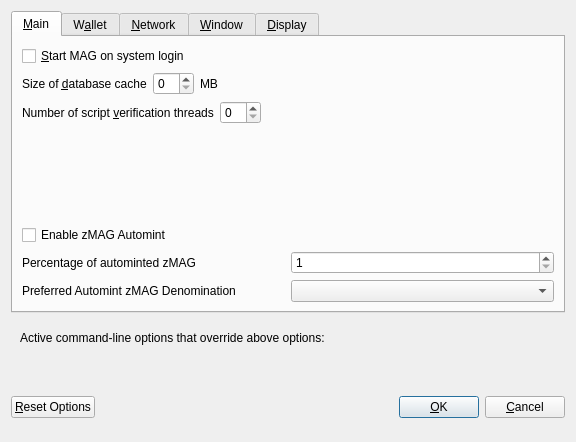
<?xml version="1.0" encoding="UTF-8"?>
<ui version="4.0">
 <class>OptionsDialog</class>
 <widget class="QDialog" name="OptionsDialog">
  <property name="geometry">
   <rect>
    <x>0</x>
    <y>0</y>
    <width>576</width>
    <height>442</height>
   </rect>
  </property>
  <property name="windowTitle">
   <string>Options</string>
  </property>
  <property name="modal">
   <bool>true</bool>
  </property>
  <layout class="QVBoxLayout" name="verticalLayout">
   <item>
    <widget class="QTabWidget" name="tabWidget">
     <property name="currentIndex">
      <number>0</number>
     </property>
     <widget class="QWidget" name="tabMain">
      <attribute name="title">
       <string>&amp;Main</string>
      </attribute>
      <layout class="QVBoxLayout" name="verticalLayout_Main">
       <item>
        <widget class="QCheckBox" name="bitcoinAtStartup">
         <property name="toolTip">
          <string>Automatically start MAG after logging in to the system.</string>
         </property>
         <property name="text">
          <string>&amp;Start MAG on system login</string>
         </property>
        </widget>
       </item>
       <item>
        <layout class="QHBoxLayout" name="horizontalLayout_2_Main">
         <item>
          <widget class="QLabel" name="databaseCacheLabel">
           <property name="text">
            <string>Size of &amp;database cache</string>
           </property>
           <property name="textFormat">
            <enum>Qt::PlainText</enum>
           </property>
           <property name="buddy">
            <cstring>databaseCache</cstring>
           </property>
          </widget>
         </item>
         <item>
          <widget class="QSpinBox" name="databaseCache"/>
         </item>
         <item>
          <widget class="QLabel" name="databaseCacheUnitLabel">
           <property name="text">
            <string>MB</string>
           </property>
           <property name="textFormat">
            <enum>Qt::PlainText</enum>
           </property>
          </widget>
         </item>
         <item>
          <spacer name="horizontalSpacer_2_Main">
           <property name="orientation">
            <enum>Qt::Horizontal</enum>
           </property>
           <property name="sizeHint" stdset="0">
            <size>
             <width>40</width>
             <height>20</height>
            </size>
           </property>
          </spacer>
         </item>
        </layout>
       </item>
       <item>
        <layout class="QHBoxLayout" name="horizontalLayout_3_Main">
         <item>
          <widget class="QLabel" name="threadsScriptVerifLabel">
           <property name="text">
            <string>Number of script &amp;verification threads</string>
           </property>
           <property name="textFormat">
            <enum>Qt::PlainText</enum>
           </property>
           <property name="buddy">
            <cstring>threadsScriptVerif</cstring>
           </property>
          </widget>
         </item>
         <item>
          <widget class="QSpinBox" name="threadsScriptVerif">
           <property name="toolTip">
            <string>(0 = auto, &lt;0 = leave that many cores free)</string>
           </property>
          </widget>
         </item>
         <item>
          <spacer name="horizontalSpacer_3_Main">
           <property name="orientation">
            <enum>Qt::Horizontal</enum>
           </property>
           <property name="sizeHint" stdset="0">
            <size>
             <width>40</width>
             <height>20</height>
            </size>
           </property>
          </spacer>
         </item>
        </layout>
       </item>
       <item>
        <spacer name="verticalSpacer_2">
         <property name="orientation">
          <enum>Qt::Vertical</enum>
         </property>
         <property name="sizeHint" stdset="0">
          <size>
           <width>20</width>
           <height>40</height>
          </size>
         </property>
        </spacer>
       </item>
       <item>
        <widget class="QCheckBox" name="checkBoxZeromintEnable">
         <property name="toolTip">
          <string>Enable automatic minting of MAG units to zMAG</string>
         </property>
         <property name="layoutDirection">
          <enum>Qt::LeftToRight</enum>
         </property>
         <property name="text">
          <string>Enable zMAG Automint</string>
         </property>
        </widget>
       </item>
       <item>
        <layout class="QHBoxLayout" name="horizontalLayout_3">
         <item>
          <widget class="QLabel" name="percentage_label">
           <property name="toolTip">
            <string>Percentage of incoming MAG which get automatically converted to zMAG via Zerocoin Protocol (min: 10%)</string>
           </property>
           <property name="text">
            <string>Percentage of autominted zMAG</string>
           </property>
          </widget>
         </item>
         <item>
          <widget class="QSpinBox" name="zeromintPercentage">
           <property name="minimum">
            <number>1</number>
           </property>
           <property name="maximum">
            <number>100</number>
           </property>
          </widget>
         </item>
        </layout>
       </item>
       <item>
        <layout class="QHBoxLayout" name="horizontalLayout" stretch="0,0">
         <property name="sizeConstraint">
          <enum>QLayout::SetFixedSize</enum>
         </property>
         <item>
          <widget class="QLabel" name="labelPreferredDenom">
           <property name="maximumSize">
            <size>
             <width>16777215</width>
             <height>16777215</height>
            </size>
           </property>
           <property name="toolTip">
            <string>Wait with automatic conversion to Zerocoin until enough MAG for this denomination is available</string>
           </property>
           <property name="text">
            <string>Preferred Automint zMAG Denomination</string>
           </property>
          </widget>
         </item>
         <item>
          <widget class="QComboBox" name="preferredDenom">
           <property name="maximumSize">
            <size>
             <width>16777215</width>
             <height>27</height>
            </size>
           </property>
           <property name="toolTip">
            <string>Wait with automatic conversion to Zerocoin until enough MAG for this denomination is available</string>
           </property>
           <property name="maxVisibleItems">
            <number>9</number>
           </property>
           <property name="maxCount">
            <number>9</number>
           </property>
          </widget>
         </item>
        </layout>
       </item>
      </layout>
     </widget>
     <widget class="QWidget" name="tabWallet">
      <attribute name="title">
       <string>W&amp;allet</string>
      </attribute>
      <layout class="QVBoxLayout" name="verticalLayout_Wallet">
       <item>
        <layout class="QHBoxLayout" name="horizontalLayout_2_Wallet">
         <item>
          <widget class="QLabel" name="labelStakeSplitThresholdText">
           <property name="text">
            <string>Stake split threshold:</string>
           </property>
          </widget>
         </item>
         <item>
          <widget class="QSpinBox" name="spinBoxStakeSplitThreshold">
           <property name="minimum">
            <number>1</number>
           </property>
           <property name="maximum">
            <number>999999</number>
           </property>
          </widget>
         </item>
        </layout>
       </item>
       <item>
        <widget class="QGroupBox" name="groupBox">
         <property name="title">
          <string>Expert</string>
         </property>
         <layout class="QVBoxLayout" name="verticalLayout_2">
          <item>
           <widget class="QCheckBox" name="coinControlFeatures">
            <property name="toolTip">
             <string>Whether to show coin control features or not.</string>
            </property>
            <property name="text">
             <string>Enable coin &amp;control features</string>
            </property>
           </widget>
          </item>
          <item>
           <widget class="QCheckBox" name="showMasternodesTab">
            <property name="toolTip">
             <string>Show additional tab listing all your masternodes in first sub-tab&lt;br/&gt;and all masternodes on the network in second sub-tab.</string>
            </property>
            <property name="text">
             <string>Show Masternodes Tab</string>
            </property>
           </widget>
          </item>
          <item>
           <widget class="QCheckBox" name="showMerchantTab">
            <property name="toolTip">
             <string>Show additional tab for MAG Merchant account management.</string>
            </property>
            <property name="text">
             <string>Show Merchant Tab</string>
            </property>
           </widget>
          </item>
          <item>
           <widget class="QCheckBox" name="spendZeroConfChange">
            <property name="toolTip">
             <string>If you disable the spending of unconfirmed change, the change from a transaction&lt;br/&gt;cannot be used until that transaction has at least one confirmation.&lt;br/&gt;This also affects how your balance is computed.</string>
            </property>
            <property name="text">
             <string>&amp;Spend unconfirmed change</string>
            </property>
           </widget>
          </item>
         </layout>
        </widget>
       </item>
       <item>
        <spacer name="verticalSpacer_Wallet">
         <property name="orientation">
          <enum>Qt::Vertical</enum>
         </property>
         <property name="sizeHint" stdset="0">
          <size>
           <width>20</width>
           <height>40</height>
          </size>
         </property>
        </spacer>
       </item>
      </layout>
     </widget>
     <widget class="QWidget" name="tabNetwork">
      <attribute name="title">
       <string>&amp;Network</string>
      </attribute>
      <layout class="QVBoxLayout" name="verticalLayout_Network">
       <item>
        <widget class="QCheckBox" name="mapPortUpnp">
         <property name="toolTip">
          <string>Automatically open the MAG client port on the router. This only works when your router supports UPnP and it is enabled.</string>
         </property>
         <property name="text">
          <string>Map port using &amp;UPnP</string>
         </property>
        </widget>
       </item>
       <item>
        <widget class="QCheckBox" name="allowIncoming">
         <property name="toolTip">
          <string>Accept connections from outside</string>
         </property>
         <property name="text">
          <string>Allow incoming connections</string>
         </property>
        </widget>
       </item>
       <item>
        <widget class="QCheckBox" name="connectSocks">
         <property name="toolTip">
          <string>Connect to the MAG network through a SOCKS5 proxy.</string>
         </property>
         <property name="text">
          <string>&amp;Connect through SOCKS5 proxy (default proxy):</string>
         </property>
        </widget>
       </item>
       <item>
        <layout class="QHBoxLayout" name="horizontalLayout_1_Network">
         <item>
          <widget class="QLabel" name="proxyIpLabel">
           <property name="text">
            <string>Proxy &amp;IP:</string>
           </property>
           <property name="textFormat">
            <enum>Qt::PlainText</enum>
           </property>
           <property name="buddy">
            <cstring>proxyIp</cstring>
           </property>
          </widget>
         </item>
         <item>
          <widget class="QValidatedLineEdit" name="proxyIp">
           <property name="minimumSize">
            <size>
             <width>140</width>
             <height>0</height>
            </size>
           </property>
           <property name="maximumSize">
            <size>
             <width>140</width>
             <height>16777215</height>
            </size>
           </property>
           <property name="toolTip">
            <string>IP address of the proxy (e.g. IPv4: 127.0.0.1 / IPv6: ::1)</string>
           </property>
          </widget>
         </item>
         <item>
          <widget class="QLabel" name="proxyPortLabel">
           <property name="text">
            <string>&amp;Port:</string>
           </property>
           <property name="textFormat">
            <enum>Qt::PlainText</enum>
           </property>
           <property name="buddy">
            <cstring>proxyPort</cstring>
           </property>
          </widget>
         </item>
         <item>
          <widget class="QLineEdit" name="proxyPort">
           <property name="minimumSize">
            <size>
             <width>55</width>
             <height>0</height>
            </size>
           </property>
           <property name="maximumSize">
            <size>
             <width>55</width>
             <height>16777215</height>
            </size>
           </property>
           <property name="toolTip">
            <string>Port of the proxy (e.g. 9050)</string>
           </property>
          </widget>
         </item>
         <item>
          <spacer name="horizontalSpacer_1_Network">
           <property name="orientation">
            <enum>Qt::Horizontal</enum>
           </property>
           <property name="sizeHint" stdset="0">
            <size>
             <width>40</width>
             <height>20</height>
            </size>
           </property>
          </spacer>
         </item>
        </layout>
       </item>
       <item>
        <spacer name="verticalSpacer_Network">
         <property name="orientation">
          <enum>Qt::Vertical</enum>
         </property>
         <property name="sizeHint" stdset="0">
          <size>
           <width>20</width>
           <height>40</height>
          </size>
         </property>
        </spacer>
       </item>
      </layout>
     </widget>
     <widget class="QWidget" name="tabWindow">
      <attribute name="title">
       <string>&amp;Window</string>
      </attribute>
      <layout class="QVBoxLayout" name="verticalLayout_Window">
       <item>
        <widget class="QCheckBox" name="minimizeToTray">
         <property name="toolTip">
          <string>Show only a tray icon after minimizing the window.</string>
         </property>
         <property name="text">
          <string>&amp;Minimize to the tray instead of the taskbar</string>
         </property>
        </widget>
       </item>
       <item>
        <widget class="QCheckBox" name="minimizeOnClose">
         <property name="toolTip">
          <string>Minimize instead of exit the application when the window is closed. When this option is enabled, the application will be closed only after selecting Quit in the menu.</string>
         </property>
         <property name="text">
          <string>M&amp;inimize on close</string>
         </property>
        </widget>
       </item>
       <item>
        <spacer name="verticalSpacer_Window">
         <property name="orientation">
          <enum>Qt::Vertical</enum>
         </property>
         <property name="sizeHint" stdset="0">
          <size>
           <width>20</width>
           <height>40</height>
          </size>
         </property>
        </spacer>
       </item>
      </layout>
     </widget>
     <widget class="QWidget" name="tabDisplay">
      <attribute name="title">
       <string>&amp;Display</string>
      </attribute>
      <layout class="QVBoxLayout" name="verticalLayout_Display">
       <item>
        <layout class="QHBoxLayout" name="horizontalLayout_1_Display">
         <item>
          <widget class="QLabel" name="langLabel">
           <property name="text">
            <string>User Interface &amp;language:</string>
           </property>
           <property name="textFormat">
            <enum>Qt::PlainText</enum>
           </property>
           <property name="buddy">
            <cstring>lang</cstring>
           </property>
          </widget>
         </item>
         <item>
          <widget class="QValueComboBox" name="lang">
           <property name="toolTip">
            <string>The user interface language can be set here. This setting will take effect after restarting MAG.</string>
           </property>
          </widget>
         </item>
        </layout>
       </item>
       <item>
        <widget class="QLabel" name="label_3">
         <property name="toolTip">
          <string notr="true"/>
         </property>
         <property name="statusTip">
          <string notr="true"/>
         </property>
         <property name="whatsThis">
          <string notr="true"/>
         </property>
         <property name="accessibleName">
          <string notr="true"/>
         </property>
         <property name="text">
          <string>Language missing or translation incomplete? Help contributing translations here:
https://www.transifex.com/mag-project/mag-project-translations</string>
         </property>
         <property name="wordWrap">
          <bool>true</bool>
         </property>
         <property name="openExternalLinks">
          <bool>true</bool>
         </property>
         <property name="textInteractionFlags">
          <set>Qt::TextBrowserInteraction</set>
         </property>
        </widget>
       </item>
       <item>
        <layout class="QHBoxLayout" name="horizontalLayout_4_Display" stretch="0,0">
         <item>
          <widget class="QLabel" name="themeLabel">
           <property name="text">
            <string>User Interface Theme:</string>
           </property>
          </widget>
         </item>
         <item>
          <widget class="QValueComboBox" name="theme"/>
         </item>
        </layout>
       </item>
       <item>
        <widget class="Line" name="line">
         <property name="orientation">
          <enum>Qt::Horizontal</enum>
         </property>
        </widget>
       </item>
       <item>
        <layout class="QHBoxLayout" name="horizontalLayout_2_Display">
         <item>
          <widget class="QLabel" name="unitLabel">
           <property name="text">
            <string>&amp;Unit to show amounts in:</string>
           </property>
           <property name="textFormat">
            <enum>Qt::PlainText</enum>
           </property>
           <property name="buddy">
            <cstring>unit</cstring>
           </property>
          </widget>
         </item>
         <item>
          <widget class="QValueComboBox" name="unit">
           <property name="toolTip">
            <string>Choose the default subdivision unit to show in the interface and when sending coins.</string>
           </property>
          </widget>
         </item>
        </layout>
       </item>
       <item>
        <layout class="QHBoxLayout" name="horizontalLayout_5_Display">
         <item>
          <widget class="QLabel" name="digitsLabel">
           <property name="text">
            <string>Decimal digits</string>
           </property>
          </widget>
         </item>
         <item>
          <widget class="QValueComboBox" name="digits"/>
         </item>
        </layout>
       </item>
       <item>
        <widget class="QCheckBox" name="checkBoxHideZeroBalances">
         <property name="toolTip">
          <string>Hide empty balances</string>
         </property>
         <property name="layoutDirection">
          <enum>Qt::LeftToRight</enum>
         </property>
         <property name="text">
          <string>Hide empty balances</string>
         </property>
        </widget>
       </item>
       <item>
        <layout class="QHBoxLayout" name="horizontalLayout_3_Display">
         <item>
          <widget class="QLabel" name="thirdPartyTxUrlsLabel">
           <property name="toolTip">
            <string>Third party URLs (e.g. a block explorer) that appear in the transactions tab as context menu items. %s in the URL is replaced by transaction hash. Multiple URLs are separated by vertical bar |.</string>
           </property>
           <property name="text">
            <string>Third party transaction URLs</string>
           </property>
           <property name="buddy">
            <cstring>thirdPartyTxUrls</cstring>
           </property>
          </widget>
         </item>
         <item>
          <widget class="QLineEdit" name="thirdPartyTxUrls">
           <property name="toolTip">
            <string>Third party URLs (e.g. a block explorer) that appear in the transactions tab as context menu items. %s in the URL is replaced by transaction hash. Multiple URLs are separated by vertical bar |.</string>
           </property>
          </widget>
         </item>
        </layout>
       </item>
       <item>
        <spacer name="verticalSpacer">
         <property name="orientation">
          <enum>Qt::Vertical</enum>
         </property>
         <property name="sizeHint" stdset="0">
          <size>
           <width>20</width>
           <height>40</height>
          </size>
         </property>
        </spacer>
       </item>
      </layout>
     </widget>
    </widget>
   </item>
   <item>
    <widget class="QFrame" name="frame">
     <layout class="QVBoxLayout" name="verticalLayout_Bottom">
      <item>
       <layout class="QHBoxLayout" name="horizontalLayout_Bottom">
        <item>
         <widget class="QLabel" name="overriddenByCommandLineInfoLabel">
          <property name="text">
           <string>Active command-line options that override above options:</string>
          </property>
          <property name="textFormat">
           <enum>Qt::PlainText</enum>
          </property>
         </widget>
        </item>
        <item>
         <spacer name="horizontalSpacer_Bottom">
          <property name="orientation">
           <enum>Qt::Horizontal</enum>
          </property>
          <property name="sizeHint" stdset="0">
           <size>
            <width>40</width>
            <height>20</height>
           </size>
          </property>
         </spacer>
        </item>
       </layout>
      </item>
      <item>
       <widget class="QLabel" name="overriddenByCommandLineLabel">
        <property name="text">
         <string/>
        </property>
        <property name="textFormat">
         <enum>Qt::PlainText</enum>
        </property>
        <property name="wordWrap">
         <bool>true</bool>
        </property>
       </widget>
      </item>
     </layout>
    </widget>
   </item>
   <item>
    <layout class="QHBoxLayout" name="horizontalLayout_Buttons">
     <item>
      <widget class="QPushButton" name="resetButton">
       <property name="toolTip">
        <string>Reset all client options to default.</string>
       </property>
       <property name="text">
        <string>&amp;Reset Options</string>
       </property>
       <property name="autoDefault">
        <bool>false</bool>
       </property>
      </widget>
     </item>
     <item>
      <spacer name="horizontalSpacer_1">
       <property name="orientation">
        <enum>Qt::Horizontal</enum>
       </property>
       <property name="sizeHint" stdset="0">
        <size>
         <width>40</width>
         <height>48</height>
        </size>
       </property>
      </spacer>
     </item>
     <item>
      <widget class="QLabel" name="statusLabel">
       <property name="minimumSize">
        <size>
         <width>200</width>
         <height>0</height>
        </size>
       </property>
       <property name="font">
        <font>
         <weight>75</weight>
         <bold>true</bold>
        </font>
       </property>
       <property name="text">
        <string/>
       </property>
       <property name="textFormat">
        <enum>Qt::PlainText</enum>
       </property>
       <property name="wordWrap">
        <bool>true</bool>
       </property>
      </widget>
     </item>
     <item>
      <spacer name="horizontalSpacer_2">
       <property name="orientation">
        <enum>Qt::Horizontal</enum>
       </property>
       <property name="sizeHint" stdset="0">
        <size>
         <width>40</width>
         <height>48</height>
        </size>
       </property>
      </spacer>
     </item>
     <item>
      <widget class="QPushButton" name="okButton">
       <property name="text">
        <string>&amp;OK</string>
       </property>
       <property name="autoDefault">
        <bool>false</bool>
       </property>
       <property name="default">
        <bool>true</bool>
       </property>
      </widget>
     </item>
     <item>
      <widget class="QPushButton" name="cancelButton">
       <property name="text">
        <string>&amp;Cancel</string>
       </property>
       <property name="autoDefault">
        <bool>false</bool>
       </property>
      </widget>
     </item>
    </layout>
   </item>
  </layout>
 </widget>
 <customwidgets>
  <customwidget>
   <class>QValidatedLineEdit</class>
   <extends>QLineEdit</extends>
   <header>qvalidatedlineedit.h</header>
  </customwidget>
  <customwidget>
   <class>QValueComboBox</class>
   <extends>QComboBox</extends>
   <header>qvaluecombobox.h</header>
  </customwidget>
 </customwidgets>
 <resources/>
 <connections/>
</ui>
